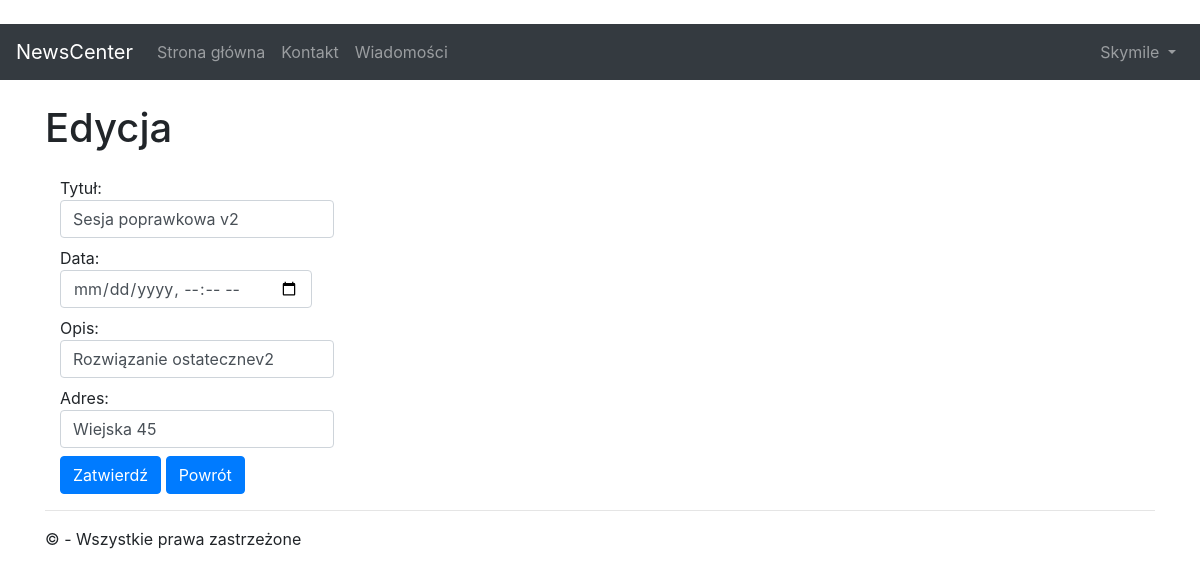
The app's page /edit/7 (signed in) with its own data.
### app/models.py (models this page shows, shortened)
class News(models.Model):
	title       = models.CharField(max_length = 32)
	date        = models.DateField()
	description = models.TextField()
	address     = models.CharField(max_length = 32)
	created     = models.DateTimeField(auto_now_add=True)
	class Meta:
		verbose_name_plural = 'News'

### app/views/article.py (the view)
# urls.py: path('edit/<int:id>'    , app.views.article.edit    , name='edit'    ),
def edit(request, id):
	if not is_mod(request):
		return Http404()
	news = find_news(id)
	return render(request,'app/news/edit.html', {'news': news})

### app/support/utilities.py (called while the page is built)
def is_mod(request):
	user = UserProfile.objects.get(user=request.user)
	return user.role == 'moderator' or user.role == 'administrator'

def find_news(pk):
	return News.objects.get(id=pk)

### app/templates/app/news/edit.html (shortened to what this page needs)
{% extends 'app/shared/layout.html'%}
{% block content %}
<div class="container form-group">
	<br />
	<div class="row">
		<div >
			<h1>Edycja</h1>
		</div>
	</div>
</div>
<div class="container form-group">
	<form action="/update/{{ news.id }}" method="post">
		<label for="title">
			Tytuł:
			<input type="text" name="title" id="title" class="form-control" value="{{ news.title }}" placeholder=" {{ news.title }}"/>
		</label>
		<br />
		<label for="date">
			Data:
			<input type="datetime-local" value="{{ news.date|date:"Y-m-d" }}" name="date" onfocus="(this.type='{{ news.date }}')" placeholder="{{ news.date }}" class="form-control" />
		</label>
		<br />
		<label for="description">
			Opis:
			<input type="text" name="description" id="descrpition" class="form-control" value="{{ news.description}}" placeholder=" {{ news.description }}"/>
		</label>
		<br />
			<label for="address">
				Adres:
				<input type="text" name="address" id="address" class="form-control" value="{{ news.address}}" placeholder=" {{ news.address}}"/>
			</label>
		<br />
		<button type="submit" class="btn btn-primary">Zatwierdź</button>
		<button onclick="window.location='{% url 'news' %}'" type="button" class="btn btn-primary">Powrót</button>
	</form>
</div>
{% endblock %}

### app/templates/app/partial/loginpartial.html (shortened to what this page needs)
{% if user.is_authenticated %}
	<ul class="navbar-nav ml-auto">
		<li class="nav-item dropdown">
			<a class="nav-link dropdown-toggle" href="#" id="userMenu" data-toggle="dropdown" aria-haspopup="true" aria-expanded="false">
				{{ user.username }}
			</a>
		</li>
	</ul>
{% else %}
	<form class="form-inline ml-auto">
		<a href="{% url 'login' %}" class="btn btn-outline-secondary">Zaloguj</a>
		<a href="{% url 'signup' %}" class="btn btn-primary ml-2">Zarejestruj</a>
	</form>
{% endif %}

### app/static/app/content/styles.css (style rules this page uses)
body { padding-top: 0px; }

### records on screen
News: title "Sesja poprawkowa v2", description "Rozwiązanie ostatecznev2", address "Wiejska 45"

### other values on screen
{{ user.username }} "Skymile"
